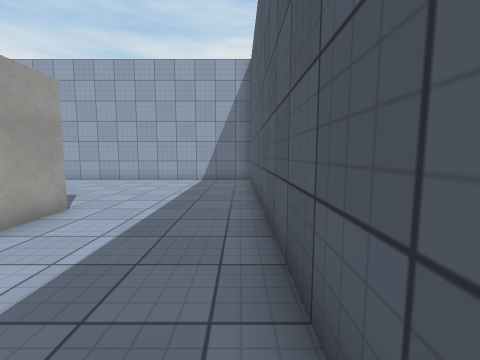
[1] (above)

16 first-person views from a walk through a 3-D level made in the Unity game engine. The camera is 1.3 m above the floor, tilts 6° down and sees 90° across. The floor is counted in squares, 1 m on a side. Each view is taken from the middle of a square. On the plan, view 1 faces up. The plan holds only what a view shows up to about 12 squares ahead; the rest is blank. The place goes on beyond the plan. Surface patterns are stand-ins for the level's own textures.

[2]
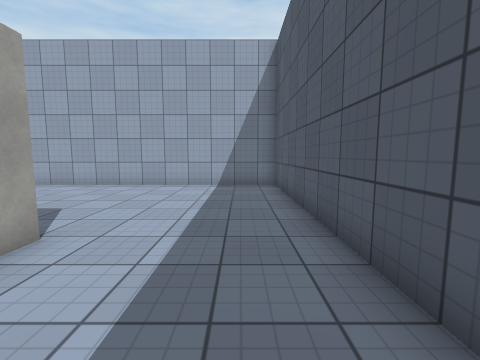

[3]
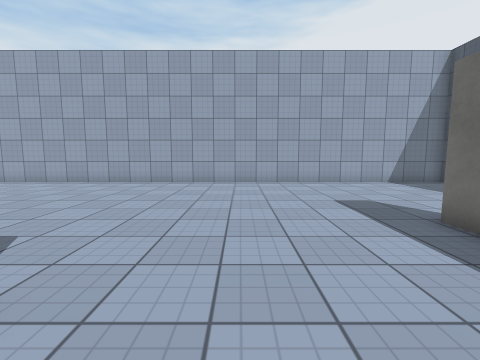

[4]
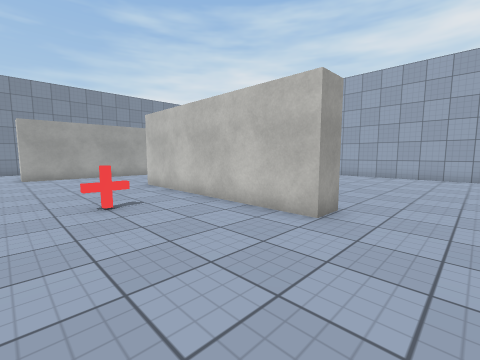

[5]
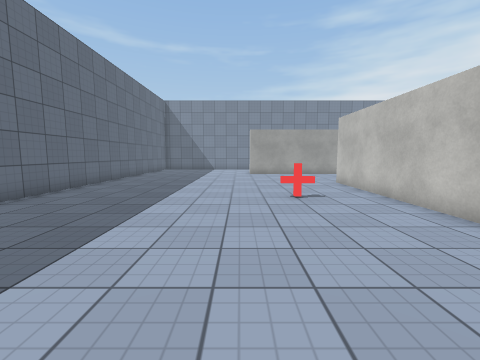

[6]
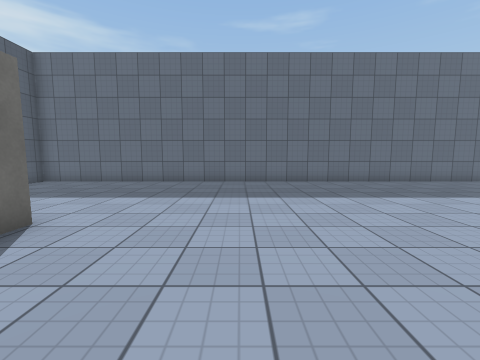

[7]
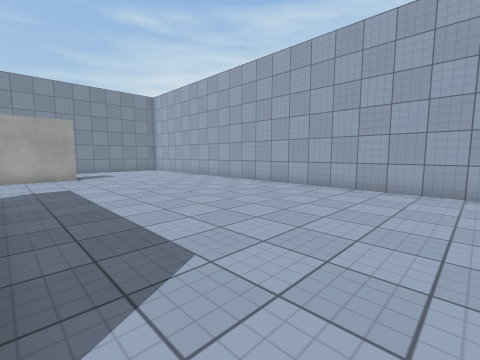

[8]
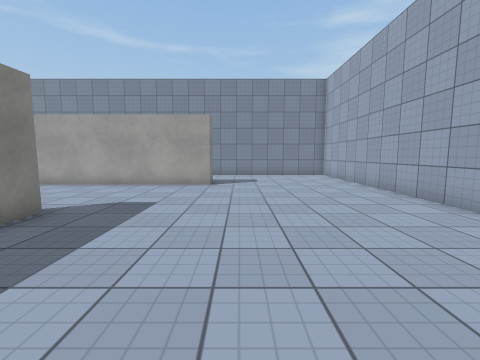

[9]
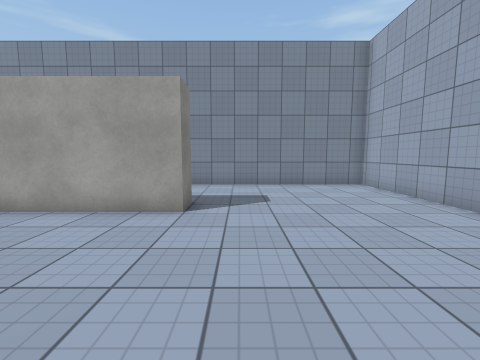

[10]
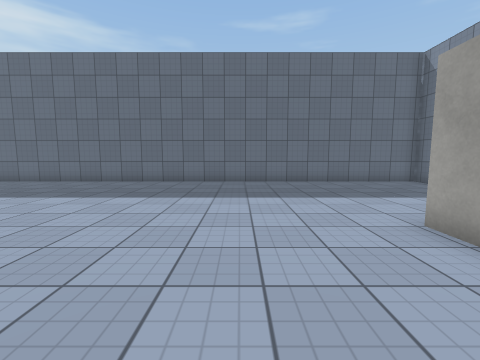

[11]
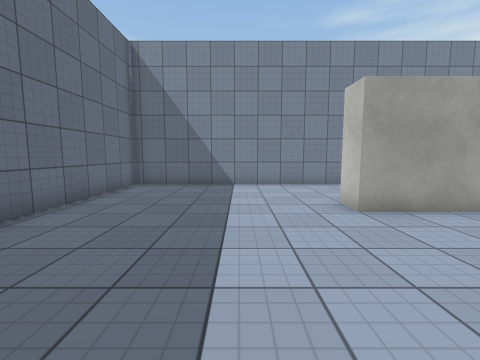

[12]
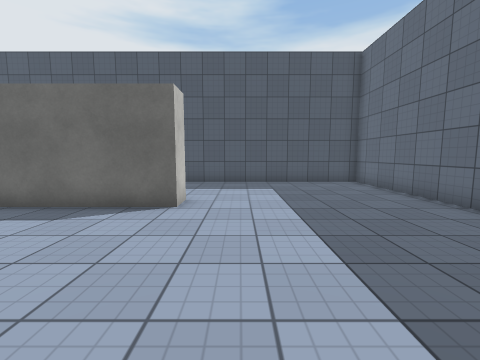

[13]
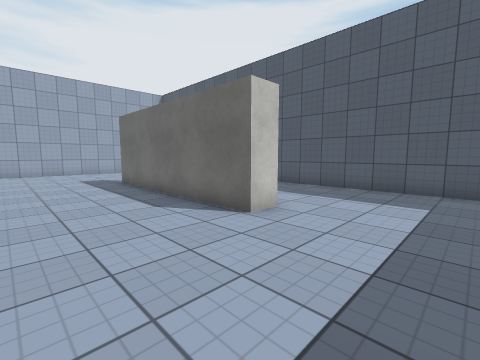

[14]
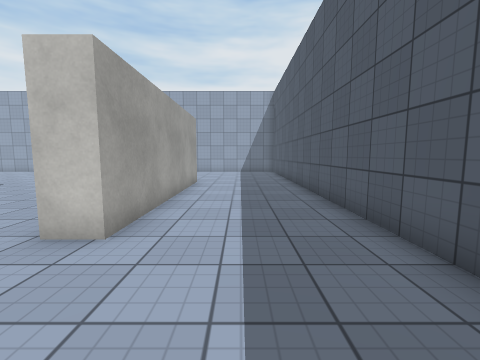

[15]
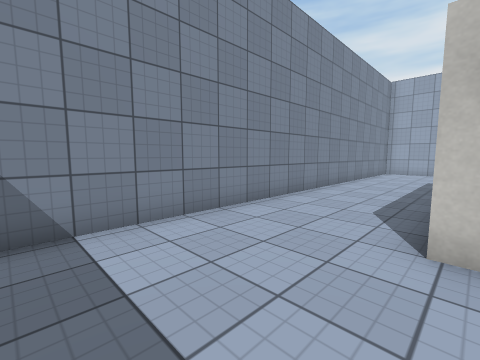

[16]
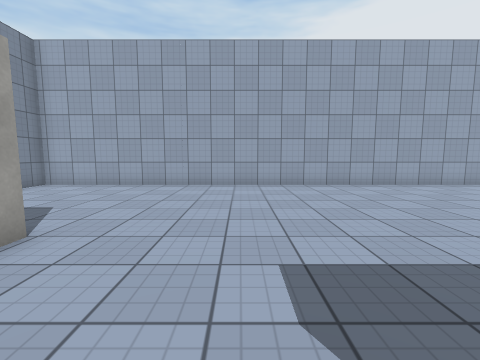

### Floor plan
Points are (right, up) in squares from view 1. A wall is a line through its corners. A room is listed if a view was taken in it or the views show most of it. See-through windows are left out.
Room 1 (views 1, 2, 3, 4, 5, 6, 7, 8, 9, 10, 11, 12, 13, 14, 15, 16)
walls: (-11.3, 2.6) (-11.3, 1.6) (-19.4, 1.6); (-19.4, 2.6) (-18.4, 2.6); (-4.1, 5.6) (-4.1, -2.4) (-5.1, -2.4) (-5.1, 5.6); (-25.5, 5.7) (-24.4, 5.7) (-24.4, -2.4) (-25.5, -2.4); (0.6, -9.6) (0.6, 12.4) (-29.5, 12.4) (-29.5, -9.6) (0.6, -9.6)
objects: other object (-15, -2) to (-15, -1)

Where each view was taken, in squares from view 1:
view 1: 0 up, 0 right, facing up
view 2: 2 up, 1 left, facing up
view 3: 1 up, 9 left, facing up
view 4: 3 down, 9 left, facing up-left
view 5: 3 down, 8 left, facing left
view 6: 2 up, 9 left, facing down
view 7: 3 up, 10 left, facing up-left
view 8: 7 up, 14 left, facing left
view 9: 7 up, 19 left, facing left
view 10: 2 up, 21 left, facing down
view 11: 5 down, 19 left, facing left
view 12: 4 down, 11 left, facing right
view 13: 6 down, 9 left, facing up-right
view 14: 6 down, 2 left, facing up
view 15: 6 down, 25 left, facing up-left
view 16: 2 up, 21 left, facing up
